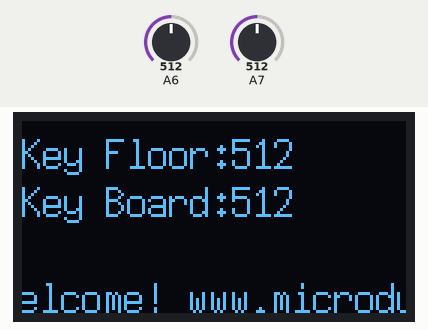
Bench run of a sketch on a simulated Arduino Nano, built with avr-gcc and run on an emulated ATmega328P. Shown: 128×64 one-colour display. The test bench sets the inputs (shaded band); at power-on: A6 = 512, A7 = 512. What the sketch prints to the serial monitor is not drawn.

Above: at 1.3 s.
1.4 s: A6 set to 716
At 2.8 s:
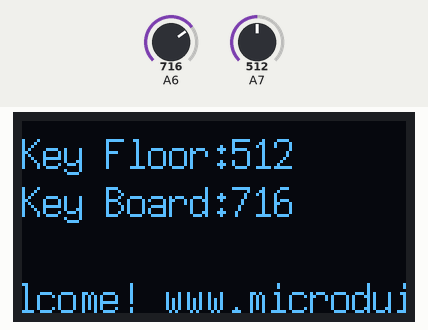
4.4 s: A7 set to 716
At 5.8 s:
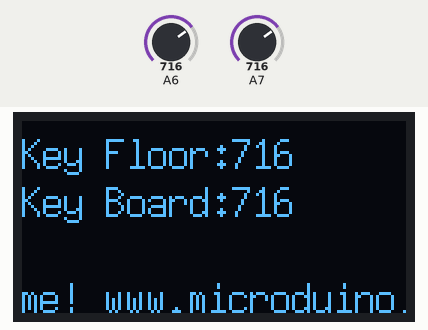
7.4 s: A6 set to 900
At 8.6 s:
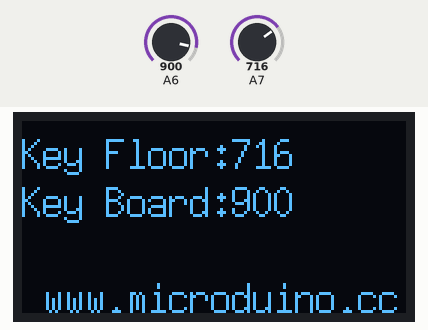
10.3 s: A7 set to 900
At 11.7 s:
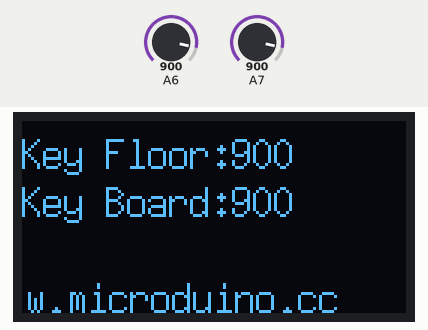
13.3 s: A6 set to 1023
At 14.8 s:
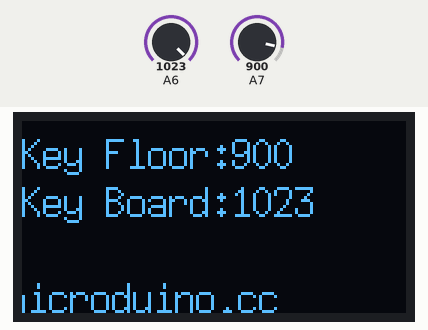
16.4 s: A7 set to 1023
At 17.8 s:
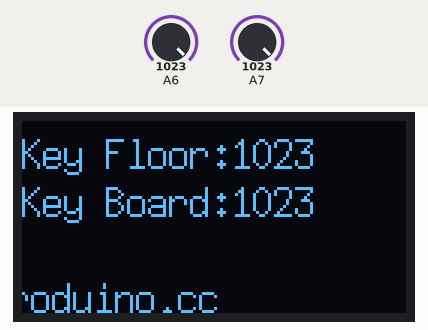
Timing chart, 0 to 19.4 s (numbered marks = the images above; inputs shaded):
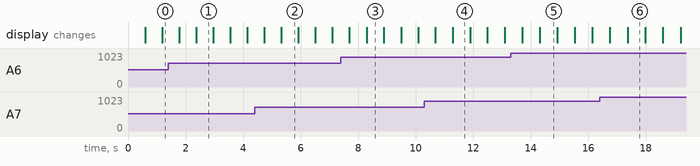

Measured:
- what the display in image 1 shows lasts 0.6 s, from 2.4 s to 3.0 s

The sketch:

Microduino_Cube_V1_Text.ino
```cpp
#include "U8glib.h"

U8GLIB_SSD1306_128X64 u8g(U8G_I2C_OPT_NONE);//定义OLED连接方式

int num=0,button,button_down;
long timer;

void setup() {
  Serial.begin(9600);
}

void draw(void)
{
  u8g.setFont(u8g_font_7x14);
  u8g.setPrintPos(num, 64);
  u8g.print("Welcome! www.microduino.cc");
  u8g.setPrintPos(0, 16);
  u8g.print("Key Floor:");
  u8g.print(button);
  u8g.setPrintPos(0, 32);
  u8g.print("Key Board:");
  u8g.print(button_down);
}

void loop() {
  button = analogRead(A7);
  button_down = analogRead(A6);

  Serial.print(button);
  Serial.print("     ");
  Serial.println(button_down);
  delay(100);

  if(millis()-timer>2)
  {
    timer=millis();
    num-=4;
  }

  u8g.firstPage();
  do {
    draw();
  }
  while( u8g.nextPage() );
}
```
